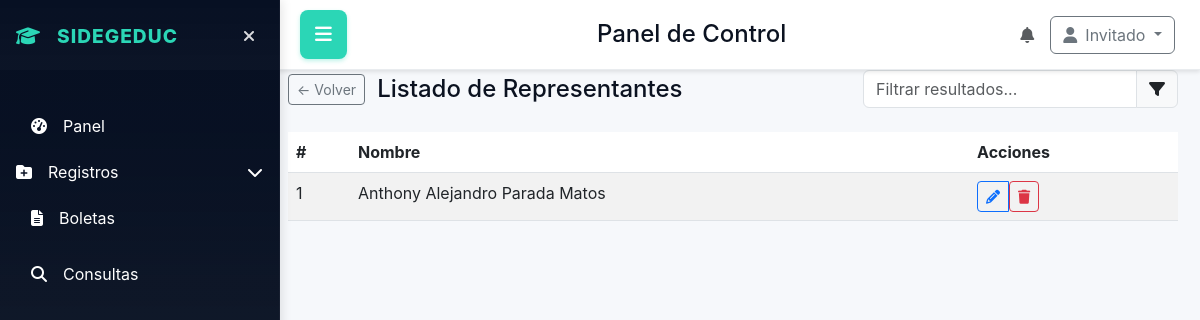
Page /consultas/personas/list?role=representante on the earlier database version.
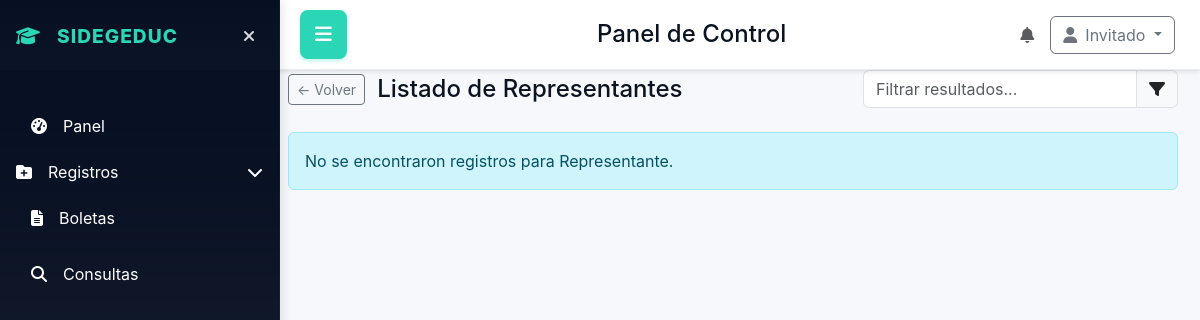
Same page on the later database version.
### database/models.py (models this page shows)
class Representantes(db.Model):
    __tablename__ = 'representantes'
    id_representante = db.Column(db.Integer, primary_key=True)
    id_persona = db.Column(db.Integer, db.ForeignKey('personas.id_persona'))
    id_profesion = db.Column(db.Integer, db.ForeignKey('profesiones.id_profesion'))
    id_ocupacion = db.Column(db.Integer, db.ForeignKey('ocupaciones.id_ocupacion'))
    id_nivel_academico = db.Column(db.Integer, db.ForeignKey('niveles_academicos.id_nivel_academico'))

class Personas(db.Model):
    __tablename__ = 'personas'
    id_persona = db.Column(db.Integer, primary_key=True)
    primer_nombre = db.Column(db.String(50), nullable=False)
    segundo_nombre = db.Column(db.String(50))
    primer_apellido = db.Column(db.String(50), nullable=False)
    segundo_apellido = db.Column(db.String(50))
    fecha_nacimiento = db.Column(db.Date)
    id_sexo = db.Column(db.Integer, db.ForeignKey('sexo.id_sexo'))
    id_tipo_persona = db.Column(db.Integer, db.ForeignKey('tipo_persona.id_tipo_persona'), nullable=False)
    id_tipo_documento = db.Column(db.Integer, db.ForeignKey('tipo_documento.id_tipo_documento'), nullable=True)
    numero_cedula = db.Column(db.String(20), nullable=True)
    id_ocupacion = db.Column(db.Integer, db.ForeignKey('ocupaciones.id'), nullable=True)
    id_profesion = db.Column(db.Integer, db.ForeignKey('profesiones.id'), nullable=True)
    num_hijos = db.Column(db.Integer, nullable=True)
    id_relacion_familiar = db.Column(db.Integer, db.ForeignKey('relaciones_familiares.id'), nullable=True)

### app.py (the view)
@app.route('/consultas/personas/list')
def consultas_personas_list():
    return manejar_la_vista_de.consultas_personas_list()

### app.py (called while the page is built, shortened)
@event.listens_for(Engine, "connect")
def set_sqlite_pragma(dbapi_connection, connection_record):
    if app.config['SQLALCHEMY_DATABASE_URI'].startswith("sqlite"):
        cursor = dbapi_connection.cursor()
        cursor.execute("PRAGMA foreign_keys=ON")
        cursor.close()

@app.context_processor
def inject_user_context():
    try:
        ctx = get_user_context(session)
    except Exception:
        ctx = {}
    return {
        'is_creator': ctx.get('is_creator', False),
        'developer_priv': ctx.get('developer_priv', False),
        'role_name': ctx.get('role_name'),
        'role_desc': ctx.get('role_desc'),
        'status': ctx.get('status'),
        'usuario': ctx.get('user')
    }

### utils/permissions.py (called while the page is built, shortened)
def get_user_context(session): #esto es la funcion que se reutiliza  para obtener el contexto del usuario desde la sesión
    user = None
    developer_priv = False
    current_user_id = None
    role_name = None
    role_desc = None
    status = None
    is_creator = False
    return {
        'user': user,
        'developer_priv': developer_priv,
        'current_user_id': current_user_id,
        'role_name': role_name,
        'role_desc': role_desc,
        'status': status,
        'is_creator': is_creator
    }

### utils/view_handlers.py (called while the page is built)
def compute_role_counts(ctx):
    try:
        if ctx.get('is_creator'):
            roles_count = Roles.query.count()
            users_q = db.session.query(Roles.nombre_rol, func.count(Usuarios.id_user)).join(Usuarios, Usuarios.id_rol == Roles.id_rol).group_by(Roles.id_rol).all()
        else:
            roles_count = Roles.query.filter(func.lower(func.trim(Roles.nombre_rol)) != 'creador').count()
            users_q = db.session.query(Roles.nombre_rol, func.count(Usuarios.id_user)).join(Usuarios, Usuarios.id_rol == Roles.id_rol).filter(func.lower(func.trim(Roles.nombre_rol)) != 'creador').group_by(Roles.id_rol).all()
        users_by_role = [{'role': r or 'Sin nombre', 'count': int(c)} for r, c in users_q]
    except Exception:
        roles_count = 0
        users_by_role = []
    return roles_count, users_by_role

### templates/home_panel/struct.html (shortened to what this page needs)
<!DOCTYPE html>
<html lang="en">
<head>
    <link href="https://cdn.jsdelivr.net/npm/bootstrap@5.3.0/dist/css/bootstrap.min.css" rel="stylesheet">
    <link rel="stylesheet" href="https://cdnjs.cloudflare.com/ajax/libs/font-awesome/6.4.0/css/all.min.css">
    <link rel="stylesheet" href="{{ url_for('static', filename='home_panel/home_panel.css') }}">
    <link rel="stylesheet" href="https://cdn.jsdelivr.net/npm/flatpickr/dist/themes/material_blue.css">
</head>
<body>
    <div class="app-layout">
        <aside class="sidebar" id="sidebar">
            <div class="p-3">
                <div class="d-flex align-items-center mb-3">
                    <div class="logo">
                        <i class="fas fa-graduation-cap me-2"></i>
                        SIDEGEDUC
                    </div>
                    <button id="sidebar-toggle" class="sidebar-toggle" aria-label="Ocultar sidebar">
                        <i class="fas fa-times"></i>
                    </button>
                </div>
            </div>
            <nav class="p-3 flex-grow-1">
                <ul class="nav flex-column">
                    <li class="nav-item mb-2">
                        <a class="nav-link" href="{{ url_for('dashboard') }}">
                            <i class="fas fa-tachometer-alt me-3"></i>
                            <span>Panel</span>
                        </a>
                    </li>
                    <li class="nav-item mb-2">
                        <button class="nav-link btn btn-link text-start p-0 w-100" data-bs-toggle="collapse" data-bs-target="#registrosSub" aria-expanded="false">
                            <i class="fas fa-folder-plus me-3"></i>
                            <span>Registros</span>
                            <i class="fas fa-chevron-down ms-auto"></i>
                        </button>
                    </li>
                    <li class="nav-item mb-2">
                        <a class="nav-link" href="{{ url_for('boleta') }}">
                            <i class="fas fa-file-alt me-3"></i>
                            <span>Boletas</span>
                        </a>
                    </li>
                    <li class="nav-item mb-2">
                        <a class="nav-link" href="{{ url_for('consultas') }}">
                            <i class="fas fa-search me-3"></i>
                            <span>Consultas</span>
                        </a>
                    </li>
                </ul>
            </nav>
        </aside>
        <header class="topbar">
            <button id="menu-toggle" class="menu-toggle">
                <i class="fas fa-bars"></i>
            </button>
            <div class="d-flex align-items-center">
                <h1 class="h4 mb-0 ms-3">Panel de Control</h1>
            </div>
            <div class="d-flex align-items-center">
                <div class="me-3">
                    <i class="fas fa-bell text-muted"></i>
                </div>
                <div class="dropdown">
                    <button class="btn btn-outline-secondary dropdown-toggle" type="button" data-bs-toggle="dropdown">
                        <i class="fas fa-user me-2"></i>{{ usuario if usuario else 'Invitado' }}
                    </button>
                </div>
            </div>
        </header>
        <main class="content">
            {% if content_template %}
                {% include content_template %}
            {% endif %}
        </main>
    </div>
</body>
</html>

### templates/home_panel/consultas_personas_list.html (shortened to what this page needs)
<div class="container-fluid" style="margin-top:48px;">
  <div class="row mb-3">
    <div class="col-12">
      <div class="d-flex justify-content-between align-items-center mb-2">
        <div style="display:flex;align-items:center;gap:12px;">
          <a href="{% if role_display in ['Materia','Plantel'] %}{{ url_for('consultas') }}{% elif role_display == 'Sin rol' %}{{ url_for('consultas_personas') }}{% else %}{{ url_for('consultas_personas') }}{% endif %}" class="btn btn-sm btn-outline-secondary" title="Atrás">← Volver</a>
          <h4 style="margin:0">{{ title }}</h4>
        </div>
        <div style="min-width:240px;max-width:320px;">
          <div class="input-group">
            <input id="filtro-listado" type="text" class="form-control" placeholder="Filtrar resultados..." autocomplete="off">
            <span class="input-group-text"><i class="fas fa-filter"></i></span>
          </div>
        </div>
      </div>
    </div>
  </div>
  <div class="row">
    <div class="col-12">
      {% if rows %}
      <link rel="stylesheet" href="/static/home_panel/filtro-dinamico.css">
      {% if role_display == 'Materia' %}
      <table class="table table-striped">
        <thead><tr><th>#</th><th>Nombre</th><th>Acciones</th></tr></thead>
        <tbody>
          {% for r in rows %}
          <tr>
            <td>{{ loop.index }}</td>
            <td>{{ r[1] }}</td>
            <td>
              <div class="btn-group" role="group">
                <a class="btn btn-sm btn-outline-primary" href="/consultas/materias/editar?id={{ r[0] }}" title="Editar">
                  <i class="fas fa-pencil-alt"></i>
                </a>
                <form method="post" action="/consultas/materias/borrar" style="display:inline-block;margin:0;">
                  <input type="hidden" name="id" value="{{ r[0] }}">
                  <button class="btn btn-sm btn-outline-danger" title="Borrar" onclick="return confirm('¿Eliminar esta materia?')">
                    <i class="fas fa-trash"></i>
                  </button>
                </form>
              </div>
            </td>
          </tr>
          {% endfor %}
        </tbody>
      </table>
      {% else %}
      {% set roles_unicos = ['Representante', 'Profesor', 'Estudiante', 'Empleado'] %}
      {% if role_display in roles_unicos %}
      <table class="table table-striped">
        <thead>
          <tr><th>#</th><th>Nombre</th><th>Acciones</th></tr>
        </thead>
        <tbody>
          {% for r in rows %}
          <tr>
            <td>{{ loop.index }}</td>
            <td>{{ r.primer_nombre }} {% if r.segundo_nombre %}{{ r.segundo_nombre }}{% endif %} {{ r.primer_apellido }} {% if r.segundo_apellido %}{{ r.segundo_apellido }}{% endif %}</td>
            <td>
              <div class="btn-group" role="group">
                <a class="btn btn-sm btn-outline-primary" href="{{ url_for('editar_persona') }}?id={{ r.id_persona }}&role={{ role_display|lower }}" title="Editar">
                  <i class="fas fa-pencil-alt"></i>
                </a>
                <form method="post" action="{{ url_for('borrar_registro_persona') }}" style="display:inline-block;margin:0;">
                  <button class="btn btn-sm btn-outline-danger" title="Borrar" onclick="return confirm('¿Eliminar este registro?')">
                    <i class="fas fa-trash"></i>
                  </button>
                </form>
              </div>
            </td>
          </tr>
          {% endfor %}
        </tbody>
      </table>
      {% endif %}
      {% endif %}
      {% else %}
      <div class="alert alert-info">No se encontraron registros para {{ role_display }}.</div>
      {% endif %}
    </div>
  </div>
</div>

### static/home_panel/home_panel.css (style rules this page uses)
:root { --panel-bg:#ffffff; --muted:#9aa4ad; --accent-1:#06a77d; --accent-2:#0b5f47; --glass:#f6fbfa; --card-border:#e9f4f2; --sidebar-start:#071023; --sidebar-end:#0f1724cc; --accent:#2bd6b6; --accent2:#00bfa5; --bg:#f6f8fb; }
.row { display:flex;gap:14px }
body { margin:0;font-family:Inter,system-ui,Arial;background:linear-gradient(180deg,#071023 0%, #071023 12%, #071023 12%, #f6f8fb 100%);color:#0b1220 }
.sidebar { width: 280px; background: linear-gradient(180deg,var(--sidebar-start),var(--sidebar-end)); color:#fff; padding:0; display:flex; flex-direction:column; border-right:1px solid rgba(255,255,255,0.04); transition: transform 0.3s cubic-bezier(.2,.9,.2,1); position: fixed; height: 100vh; overflow-y: auto; z-index: 1050; top: 0; left: 0; box-shadow: 2px 0 10px rgba(0,0,0,0.1); }
.logo { font-weight:800;font-size:1.2rem;letter-spacing:1px;color:var(--accent);display:flex;align-items:center;gap:8px }
.sidebar-toggle { background:transparent;border:none;color:rgba(255,255,255,0.85);padding:8px;border-radius:8px;cursor:pointer;margin-left:auto;transition: all 0.2s }
.nav-link { color: white !important;text-decoration: none;padding: 10px 15px;border-radius: 8px;margin-bottom: 4px;display: flex;align-items: center;width: 100%;transition: all .22s cubic-bezier(.2,.9,.2,1) }
.nav-link.btn-link { color: white !important;border: none;background: transparent;padding: 10px 15px }
.content { margin-left: 280px;padding:22px 22px 22px 8px;background: var(--bg); min-height: 100vh; transition: margin-left 0.3s cubic-bezier(.2,.9,.2,1); }
.content > .container-fluid { padding-left:0;padding-right:0 }
.content .container-fluid .row { margin-left:0;margin-right:0 }
.content .container-fluid [class*=col-] { padding-left:0;padding-right:0 }
.topbar { background: white; padding: 15px 25px 15px 300px; border-bottom: 1px solid #e9ecef; box-shadow: 0 2px 4px rgba(0,0,0,0.1); display: flex; justify-content: space-between; align-items: center; transition: margin-left 0.3s cubic-bezier(.2,.9,.2,1); position: fixed; top: 0; right: 0; left: 0; z-index: 1030; height: 70px; }
.menu-toggle { background: var(--accent); border: none; color: white; padding: 10px 15px; border-radius: 8px; cursor: pointer; font-size: 1.2rem; transition: all 0.2s; box-shadow: 0 2px 4px rgba(43,214,182,0.3); }

Differences in the rows shown:
removed Representantes: primer_nombre "Anthony", segundo_nombre "Alejandro", primer_apellido "Parada", segundo_apellido "Matos"
Other differences:
{{ role_display }}: (not shown) → "Representante"
text no longer shown: "# Nombre Acciones"
text now shown: "No se encontraron registros para ."
